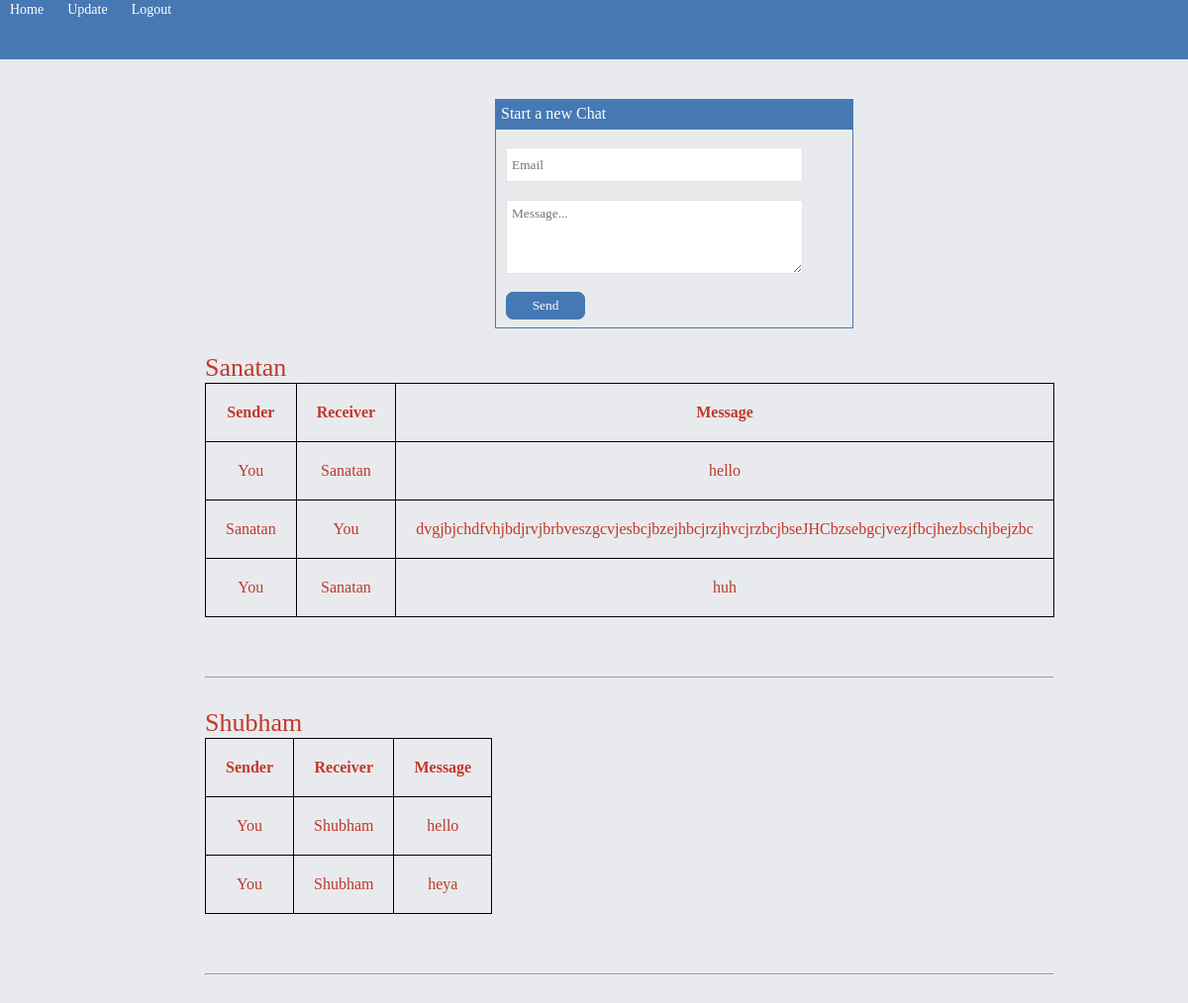
/Admission/messages/2/, run on the app's committed database.
### Admission/models.py (models this page shows, shortened)
class Students(models.Model):
	Enrollment = models.IntegerField(default=0)
	name = models.CharField(max_length=200)
	email = models.CharField(max_length=200)
	password = models.CharField(max_length=100)
	contact = models.IntegerField(default=0)
	age = models.IntegerField(default=18)
	avatar = models.ImageField('profile picture', upload_to='static/Admission/profiles/', null=True, blank=True)

class chat(models.Model):
	sender = models.CharField(max_length=500)
	receiver = models.CharField(max_length=500)
	message = models.CharField(max_length=100000)
	senderemail = models.CharField(max_length=500,default=1)
	receiveremail = models.CharField(max_length=500,default=1)

### Admission/views.py (the view)
# urls.py: url(r'^messages/(?P<id>[0-9]+)/$',views.messages,name="messages"),
def messages(request,id):
	u = Students.objects.get(pk=id)
	u1 = chat.objects.all()
	u2 = Students.objects.all()
	return render(request,'Admission/messages.html',{'user':u,'chat':u1,'friends':u2})

### Admission/templates/Admission/messages.html (shortened to what this page needs)
{% load staticfiles %}
<link rel="stylesheet" type="text/css" href="{% static 'Admission/index.css' %}" />
<head>
</head>
<div class="header">
<div id="wrapper">
	<div id="menu">
		<a href="{% url 'Admission:home_page' user.id %}">Home</a>
		<a href="{% url 'Admission:update' user.id %}">Update</a>
		<a href="{% url 'Admission:logout_user' %}">Logout</a>
	</div>
</div>
</div>
<div style="margin-top:100px;margin-left:500px;position:absolute;height:230px;width:360px;border:1px solid rgb(70,120,180);padding:0px">
	<div style="background-color:rgb(70,120,180);color:white;height:20px;padding:5px;font-family:Catull;">
		Start a new Chat
	</div><br>
	<div style="margin-left:10px">
	<form action="{% url 'Admission:message' user.id %}" method="POST" autocomplete="on">
		<pre>
<input type="email" name="E" placeholder="Email" required><br>
<textarea name='M' id="textarea1" placeholder="Message..." required></textarea><br>
<input type="submit" value="Send">
		</pre>
	</form>
	</div>
</div>
<div id="div15">
{% for s in friends %}
{% if user.email != s.email %}
	<table>
		{{ s.name }}<br>
		<tr>
			<td><b>Sender</td>
			<td><b>Receiver</td>
			<td><b>Message</td>
		</tr>
		{% for c in chat %}
			{% if  c.senderemail ==  user.email and c.receiveremail == s.email %}
			<tr>
			 	<td>You</td>
			 	<td>{{ c.receiver }}</td>
			 	<td>{{ c.message }}</td>
			</tr>
			{% endif %}
			{% if  c.receiveremail ==  user.email and c.senderemail == s.email %}
			<tr>
			 	<td>{{ c.sender }}</td>
			 	<td>You</td>
				<td>{{ c.message }}</td>
			</tr>
			{% endif %}
		{% endfor %}
	</table>
	<br><br><hr><br>
{% endif %}
{% endfor %}
</div>

### Admission/static/Admission/index.css (style rules this page uses)
* { margin:0px; padding:0px; font-family: Catull; }
.header { background-color: rgb(70,120,180); height: 60px; border-bottom: 0px; padding-left: auto; padding-right: auto; width: 100%; position: fixed; z-index: 2; }
#wrapper { margin-left: auto; margin-right: auto; width: 1000px; padding-top: 0px; padding-bottom: 0px; position: fixed; }
#menu a { color:white; text-decoration: none; font-size: 14px; background-repeat: no-repeat; padding-top: 19px; padding-bottom: 22px; padding-left: 10px; padding-right: 10px; }
input[type="text"],input[type="number"],input[type="password"],input[type="email"] { border: 1px solid #E2E2E2; width: 300px; height: 35px; padding: 5px; color:rgb(70,120,180); }
input[type="submit"] { background-color: rgb(70,120,180); border-radius: 7px; color:white; border: 1px solid rgb(70,120,180); padding: 5px; width:80px; }
#textarea1 { border: 1px solid #E2E2E2; width: 300px; height: 75px; padding: 5px; color:rgb(70,120,180); }
#div15 { margin-top: 350px; position: absolute; margin-left: 200px; font-family: Catull; border-radius: 7px; padding: 7px; color: rgb(192,57,43); font-size: 26px; }

### Admission/templates/Admission/messages.html (style rules this page uses)
table, th, td { border: 1px solid black; border-collapse: collapse; }
th, td { padding: 20px; text-align: center; color: rgb(192,57,43); }

### data on the page
chat: receiver "Sanatan", message "hello"
chat: sender "Sanatan", message "dvgjbjchdfvhjbdjrvjbrbveszgcvjesbcjbzejhbcjrzjhvcjrzbcjbseJHCbzsebgcjvezjfbcjhezbschjbejzbc"
chat: receiver "Sanatan", message "huh"
chat: receiver "Shubham", message "hello"
chat: receiver "Shubham", message "heya"
